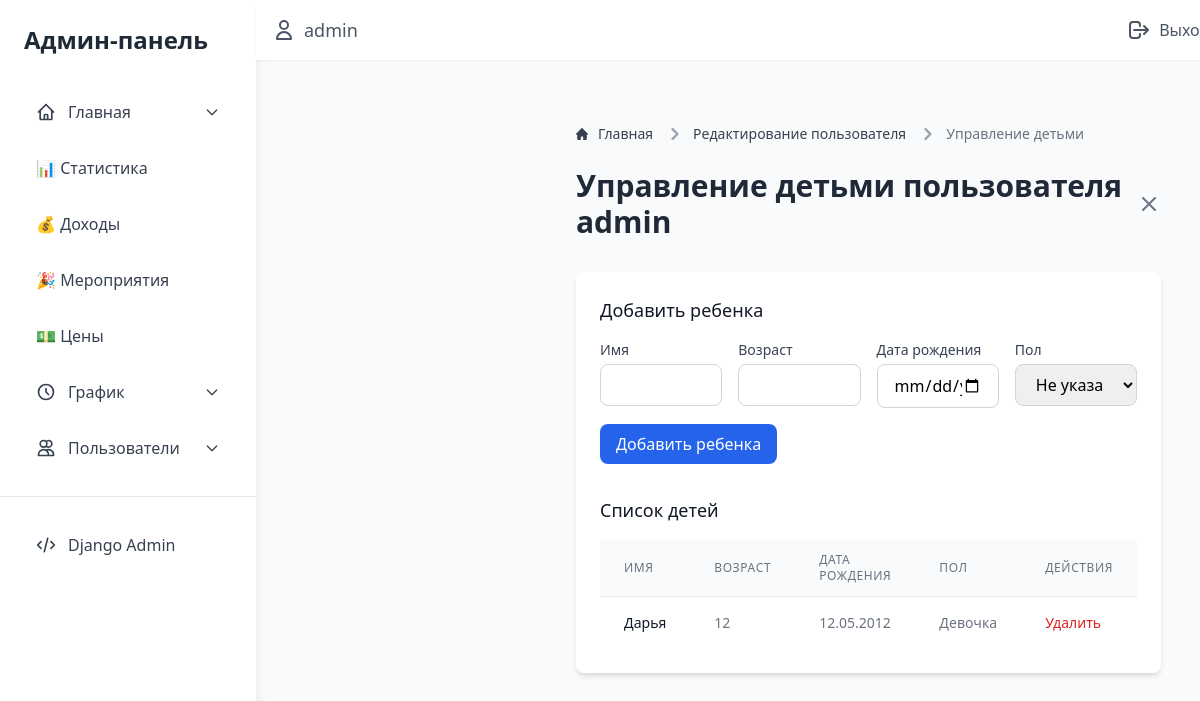
Before: /staff/user/1/children/ (signed in) with the older database file.
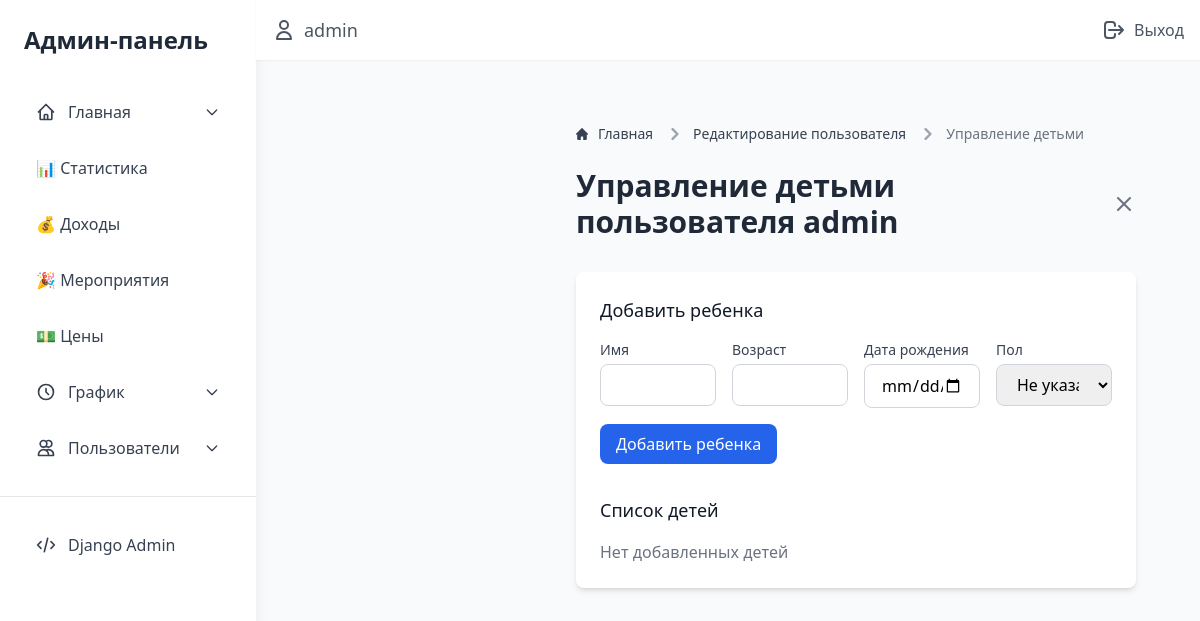
After: the same page with the newer database file.
### main/models.py (models this page shows, shortened)
class Child(models.Model):
    GENDER_CHOICES = [
        ('M', 'Мальчик'),
        ('F', 'Девочка'),
    ]
    profile = models.ForeignKey(Profile, on_delete=models.CASCADE, related_name='children')
    name = models.CharField(max_length=100, verbose_name="Имя ребенка")
    age = models.PositiveIntegerField(verbose_name="Возраст ребенка")
    birthdate = models.DateField(verbose_name="Дата рождения", blank=True, null=True)
    gender = models.CharField(
        max_length=1,
        choices=GENDER_CHOICES,
        verbose_name="Пол",
        blank=True,
        null=True
    )
    class Meta:
        verbose_name = "Ребенок"
        verbose_name_plural = "Дети"

### staff/views.py (the view, shortened to what this page needs)
# urls.py: path('user/<int:user_id>/children/', views.manage_user_children, name='manage-user-children'),
@login_required
@role_required('Admin', 'Manager')
def manage_user_children(request, user_id):
    user = get_object_or_404(CustomUser, id=user_id)
    profile, _ = Profile.objects.get_or_create(user=user)
    children = Child.objects.filter(profile=profile)
    return render(request, 'staff/admin/manage_user_children.html', {
        'user': user,
        'profile': profile,
        'children': children
    })

### staff/views.py (called while the page is built)
def role_required(*group_names):
    def in_groups(user):
        if user.is_authenticated:
            if bool(user.groups.filter(name__in=group_names)) or user.is_superuser:
                return True
        return False
    return lambda u: user_passes_test(in_groups)(u)

### staff/templates/staff/admin/manage_user_children.html (shortened to what the changed rows need)
{% extends 'staff/base_admin.html' %}
{% load static %}
{% block admin_content %}
<div class="ml-64 flex-1 p-8">
    <div class="max-w-4xl mx-auto">
        <div class="flex justify-between items-center mb-8">
            <h1 class="text-3xl font-bold text-gray-800">Управление детьми пользователя {{ user.username }}</h1>
        </div>
        <div class="bg-white rounded-lg shadow-md overflow-hidden">
            <div class="p-6">
                <div>
                    <h3 class="text-lg font-medium text-gray-900 mb-4">Список детей</h3>
                    {% if children %}
                    <div class="overflow-x-auto">
                        <table class="min-w-full divide-y divide-gray-200">
                            <thead class="bg-gray-50">
                                <tr>
                                    <th class="px-6 py-3 text-left text-xs font-medium text-gray-500 uppercase tracking-wider">Имя</th>
                                    <th class="px-6 py-3 text-left text-xs font-medium text-gray-500 uppercase tracking-wider">Возраст</th>
                                    <th class="px-6 py-3 text-left text-xs font-medium text-gray-500 uppercase tracking-wider">Дата рождения</th>
                                    <th class="px-6 py-3 text-left text-xs font-medium text-gray-500 uppercase tracking-wider">Пол</th>
                                    <th class="px-6 py-3 text-left text-xs font-medium text-gray-500 uppercase tracking-wider">Действия</th>
                                </tr>
                            </thead>
                            <tbody class="bg-white divide-y divide-gray-200">
                                {% for child in children %}
                                <tr>
                                    <td class="px-6 py-4 whitespace-nowrap text-sm text-gray-900">{{ child.name }}</td>
                                    <td class="px-6 py-4 whitespace-nowrap text-sm text-gray-500">{{ child.age }}</td>
                                    <td class="px-6 py-4 whitespace-nowrap text-sm text-gray-500">
                                        {% if child.birthdate %}
                                            {{ child.birthdate|date:"d.m.Y" }}
                                        {% else %}
                                            Не указана
                                        {% endif %}
                                    </td>
                                    <td class="px-6 py-4 whitespace-nowrap text-sm text-gray-500">
                                        {% if child.gender == 'M' %}
                                            Мальчик
                                        {% elif child.gender == 'F' %}
                                            Девочка
                                        {% else %}
                                            Не указан
                                        {% endif %}
                                    </td>
                                    <td class="px-6 py-4 whitespace-nowrap text-sm text-gray-500">
                                        <form method="POST" class="inline">
                                            <button type="submit" class="text-red-600 hover:text-red-800">
                                                Удалить
                                            </button>
                                        </form>
                                    </td>
                                </tr>
                                {% endfor %}
                            </tbody>
                        </table>
                    </div>
                    {% else %}
                    <p class="text-gray-500">Нет добавленных детей</p>
                    {% endif %}
                </div>
            </div>
        </div>
    </div>
</div>
{% endblock %}

Changed rows visible on the page:
removed Child: name "Дарья", age "12", birthdate "12.05.2012", gender "Девочка"
Other visible differences:
text no longer shown: "ИМЯ ВОЗРАСТ ДАТА РОЖДЕНИЯ ПОЛ ДЕЙСТВИЯ"
text now shown: "Нет добавленных детей"
